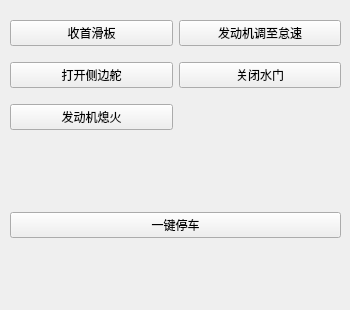
     <widget class="QWidget" name="tab_6">
      <attribute name="title">
       <string>紧急停车</string>
      </attribute>
      <widget class="QWidget" name="gridLayoutWidget_7">
       <property name="geometry">
        <rect>
         <x>10</x>
         <y>10</y>
         <width>331</width>
         <height>131</height>
        </rect>
       </property>
       <layout class="QGridLayout" name="gridLayout_7">
        <item row="1" column="0">
         <widget class="QPushButton" name="pushButton_20">
          <property name="text">
           <string>打开侧边舵</string>
          </property>
         </widget>
        </item>
        <item row="0" column="1">
         <widget class="QPushButton" name="pushButton_19">
          <property name="text">
           <string>发动机调至怠速</string>
          </property>
         </widget>
        </item>
        <item row="0" column="0">
         <widget class="QPushButton" name="pushButton_18">
          <property name="text">
           <string>收首滑板</string>
          </property>
         </widget>
        </item>
        <item row="1" column="1">
         <widget class="QPushButton" name="pushButton_21">
          <property name="text">
           <string>关闭水门</string>
          </property>
         </widget>
        </item>
        <item row="2" column="0">
         <widget class="QPushButton" name="pushButton_22">
          <property name="text">
           <string>发动机熄火</string>
          </property>
         </widget>
        </item>
       </layout>
      </widget>
      <widget class="QWidget" name="gridLayoutWidget_8">
       <property name="geometry">
        <rect>
         <x>10</x>
         <y>150</y>
         <width>331</width>
         <height>151</height>
        </rect>
       </property>
       <layout class="QGridLayout" name="gridLayout_8">
        <item row="0" column="0">
         <widget class="QPushButton" name="pushButton_23">
          <property name="text">
           <string>一键停车</string>
          </property>
         </widget>
        </item>
       </layout>
      </widget>
     </widget>
